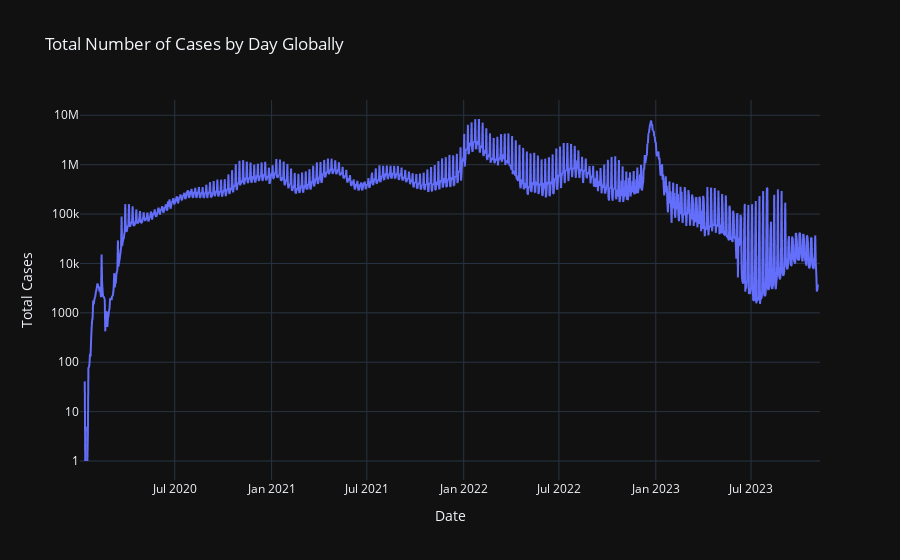
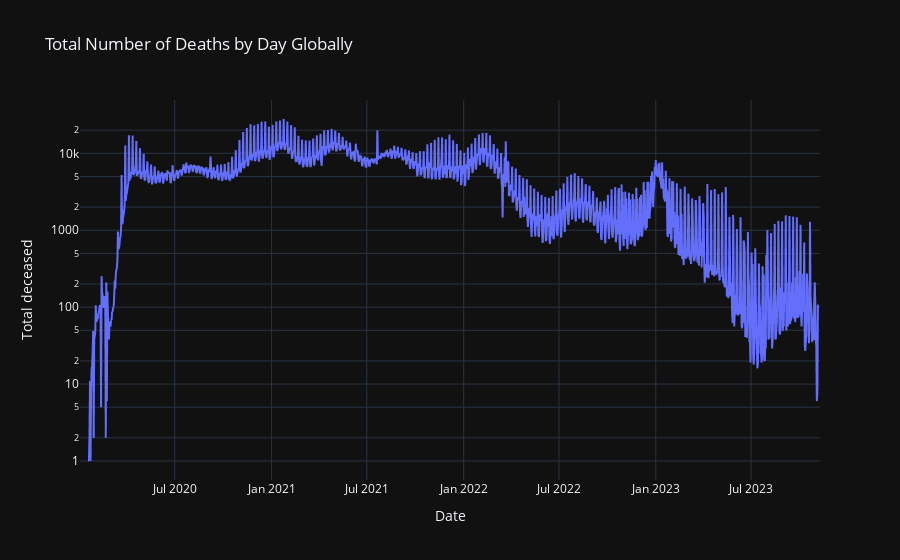

Here is the notebook cell these charts were saved with, in order:
### Markdown cell above
As seen above the number of cases and deaths differ quite a lot for the different years. The year with most cases where in 2022, and the year with the highest number of deaths by day where in 2021.

Below we find the total number of cases globally day by day. Since the index is repetative we group the data on date (the index) and calculate the sum for new cases and deaths for each day.

### Code cell
# Group data by 'Date_reported' and sum the 'New_cases' and 'New_deaths' column for each date
global_cases_and_deaths_by_date = covid_global_data.groupby(covid_global_data.index)[[
    'New_cases', 'New_deaths']].sum()

# Create a line chart using Plotly Express
fig = px.line(global_cases_and_deaths_by_date, 
              x=global_cases_and_deaths_by_date.index, 
              y='New_cases', 
              log_y=True,
              labels={'New_cases': 'Total Cases', 'Date_reported': 'Date'},
              title='Total Number of Cases by Day Globally',
              template='plotly_dark')
fig.write_html("Visualizations/cases_by_day_globally.html")

fig.show()

# # Create a line chart using Plotly Express
fig = px.line(global_cases_and_deaths_by_date, 
              x=global_cases_and_deaths_by_date.index, 
              y='New_deaths', 
              log_y=True,
              labels={'New_deaths': 'Total deceased', 'Date_reported': 'Date'},
              title='Total Number of Deaths by Day Globally',
              template='plotly_dark')
fig.write_html("Visualizations/deaths_by_day_globally.html")
fig.show()

### Figure 1 — Plotly figure (JSON) as saved in the notebook; plotly's stock layout.template omitted (floating-point values rounded to 4 significant figures; data arrays with more than 128 entries replaced by an {"elided": "..."} marker saying what was removed)
{"data": [{"hovertemplate": "Date=%{x}<br>Total Cases=%{y}<extra></extra>", "legendgroup": "", "line": {"color": "#636efa", "dash": "solid"}, "marker": {"symbol": "circle"}, "mode": "lines", "name": "", "showlegend": false, "type": "scattergl", "x": {"elided": "1407 str values"}, "xaxis": "x", "y": {"elided": "1407 int values"}, "yaxis": "y"}], "layout": {"legend": {"tracegroupgap": 0}, "title": {"text": "Total Number of Cases by Day Globally"}, "xaxis": {"anchor": "y", "domain": [0, 1], "title": {"text": "Date"}}, "yaxis": {"anchor": "x", "domain": [0, 1], "title": {"text": "Total Cases"}, "type": "log"}}}

### Figure 2 — Plotly figure (JSON) as saved in the notebook; plotly's stock layout.template omitted (floating-point values rounded to 4 significant figures; data arrays with more than 128 entries replaced by an {"elided": "..."} marker saying what was removed)
{"data": [{"hovertemplate": "Date=%{x}<br>Total deceased=%{y}<extra></extra>", "legendgroup": "", "line": {"color": "#636efa", "dash": "solid"}, "marker": {"symbol": "circle"}, "mode": "lines", "name": "", "showlegend": false, "type": "scattergl", "x": {"elided": "1407 str values"}, "xaxis": "x", "y": {"elided": "1407 int values"}, "yaxis": "y"}], "layout": {"legend": {"tracegroupgap": 0}, "title": {"text": "Total Number of Deaths by Day Globally"}, "xaxis": {"anchor": "y", "domain": [0, 1], "title": {"text": "Date"}}, "yaxis": {"anchor": "x", "domain": [0, 1], "title": {"text": "Total deceased"}, "type": "log"}}}
